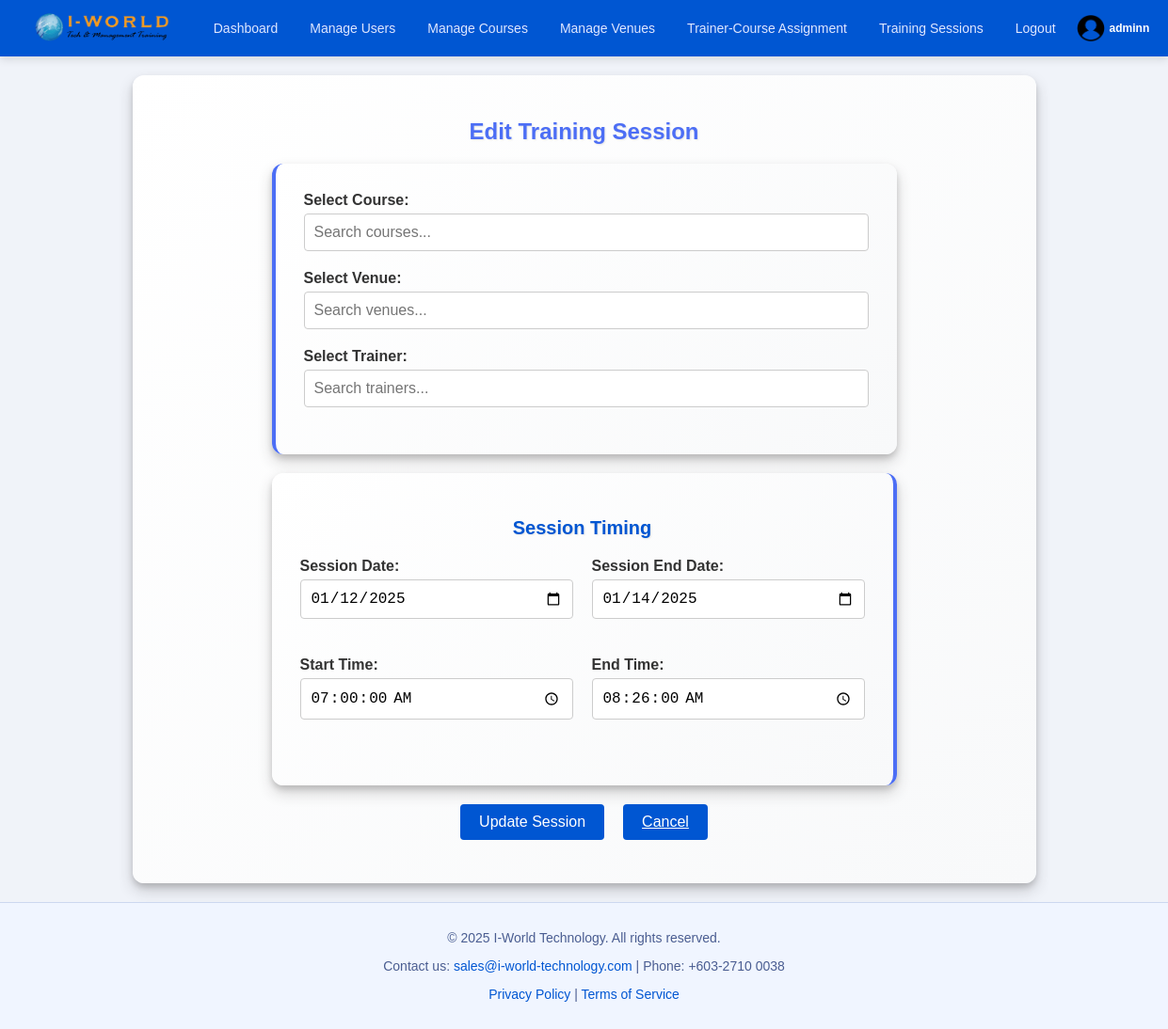
Page /edit_session.php?id=32 (signed in) on the committed database.
### tables this page shows
CREATE TABLE `training_sessions` (
  `id` int(11) NOT NULL,
  `course_id` int(11) NOT NULL,
  `venue_id` int(11) NOT NULL,
  `trainer_id` int(11) NOT NULL,
  `session_date` date NOT NULL,
  `session_end_date` date NOT NULL,
  `session_time` time NOT NULL,
  `session_end_time` time NOT NULL,
  `created_by` int(11) DEFAULT NULL,
  `created_at` timestamp NOT NULL DEFAULT current_timestamp(),
  `status` enum('active','completed') DEFAULT 'active'
);

### edit_session.php (the view, shortened to what this page needs)
<?php
require_once 'config.php';
include 'navbar.php';
$sessionId = $_GET['id'] ?? null;
$query = $conn->prepare("SELECT * FROM training_sessions WHERE id = ?");
$query->bind_param("i", $sessionId);
$query->execute();
$sessionDetails = $query->get_result()->fetch_assoc();
$sessionDate = $sessionDetails['session_date'];
$sessionEndDate = $sessionDetails['session_end_date'];
$sessionTime = $sessionDetails['session_time'];
$sessionEndTime = $sessionDetails['session_end_time'];
?>
<!DOCTYPE html>
<html lang="en">
<head>
    <link rel="stylesheet" href="styles.css">
</head>
<body>
    <div class="form-container" style="max-width: 900px;">
        <h1>Edit Training Session</h1>
        <div class="inner-container">
            <form action="" method="POST">
                <div class="form-container selection-container">
                    <div class="form-group">
                        <label for="course">Select Course:</label>
                        <div class="dropdown-container">
                            <input type="text" id="search-course" class="dropdown-search" placeholder="Search courses..." onclick="toggleDropdown('course-options')">
                        </div>
                    </div>
                    <div class="form-group">
                        <label for="venue">Select Venue:</label>
                        <div class="dropdown-container">
                            <input type="text" id="search-venue" class="dropdown-search" placeholder="Search venues..." onclick="toggleDropdown('venue-options')">
                        </div>
                    </div>
                    <div class="form-group">
                        <label for="trainer">Select Trainer:</label>
                        <div class="dropdown-container">
                            <input type="text" id="search-trainer" class="dropdown-search" placeholder="Search trainers..." onclick="toggleDropdown('trainer-options')">
                        </div>
                    </div>
                </div>
                <div class="form-container session-timing-container">
                    <h2>Session Timing</h2>
                    <div class="form-group-row">
                        <div class="form-group">
                            <label for="session_date">Session Date:</label>
                            <input type="date" name="session_date" id="session_date" value="<?php echo htmlspecialchars($sessionDate); ?>" required>
                        </div>
                        <div class="form-group">
                            <label for="session_end_date">Session End Date:</label>
                            <input type="date" name="session_end_date" id="session_end_date" value="<?php echo htmlspecialchars($sessionEndDate); ?>" required>
                        </div>
                    </div>
                    <div class="form-group-row">
                        <div class="form-group">
                            <label for="session_time">Start Time:</label>
                            <input type="time" name="session_time" id="session_time" value="<?php echo htmlspecialchars($sessionTime); ?>" step="1" required>
                        </div>
                        <div class="form-group">
                            <label for="session_end_time">End Time:</label>
                            <input type="time" name="session_end_time" id="session_end_time" value="<?php echo htmlspecialchars($sessionEndTime); ?>" step="1" required>
                        </div>
                    </div>
                </div>
                <div class="form-actions">
                    <button type="submit" class="btn btn-primary">Update Session</button>
                    <a href="manage_sessions.php" class="btn btn-secondary">Cancel</a>
                </div>
            </form>
        </div>
    </div>
<?php include 'footer.php'; ?>
</body>
</html>

### styles.css (style rules this page uses)
body { font-family: 'Arial', sans-serif; margin: 0; padding: 0; background-color: #f0f3f9; color: #333; }
.btn { background-color: #0056d2; color: white; padding: 10px 20px; font-size: 16px; border: none; border-radius: 4px; cursor: pointer; transition: background-color 0.3s ease; }
button { background-color: #0056d2; color: #fff; padding: 10px 15px; border: none; border-radius: 4px; font-size: 16px; cursor: pointer; transition: background-color 0.3s ease; }
.session-details-container, .selection-container { margin-bottom: 30px; border-left: 4px solid #4c6ef5; padding-left: 20px; }
.session-timing-container { margin-bottom: 30px; border-right: 4px solid #4c6ef5; padding-left: 20px; }
.session-timing-container h2 { font-size: 20px; color: #0056d2; margin-bottom: 20px; }
.form-container { max-width: 600px; margin: 20px auto; background: linear-gradient(135deg, #ffffff, #f8f9fa); box-shadow: 0 8px 16px rgba(48, 46, 46, 0.2), 0 4px 6px rgba(0, 0, 0, 0.15); padding: 30px; border-radius: 12px; }
.form-actions { display: flex; justify-content: center; gap: 20px; margin-top: 20px; }
.form-container h1 { color: #0056d2; font-size: 24px; margin-bottom: 20px; text-align: center; }
.form-container h1, .form-container h2 { color: #4c6ef5; text-shadow: 1px 1px 2px rgba(0, 0, 0, 0.1); margin-bottom: 20px; text-align: center; }
.form-container h2 { font-size: 20px; color: #0056d2; text-align: center; }
.form-group { display: flex; flex-direction: column; margin-bottom: 15px; }
.form-group label { margin-bottom: 5px; font-weight: bold; color: #333; }
.form-group input, .form-group select, .form-group textarea { padding: 10px; font-size: 16px; border: 1px solid #ccc; border-radius: 4px; width: 100%; box-sizing: border-box; }
.form-group-row { display: flex; gap: 20px; margin-bottom: 20px; }
.form-group-row .form-group { flex: 1; }
.dropdown-container { position: relative; width: 100%; }
.dropdown-search { width: 100%; padding: 10px; border: 1px solid #ccc; border-radius: 4px; box-sizing: border-box; }

### rows in the picture
training_sessions: session_date "01/12/2025", session_end_date "01/14/2025", session_time "07:00:00", session_end_time "08:26:00"

### other values in the picture
$username "adminn"
